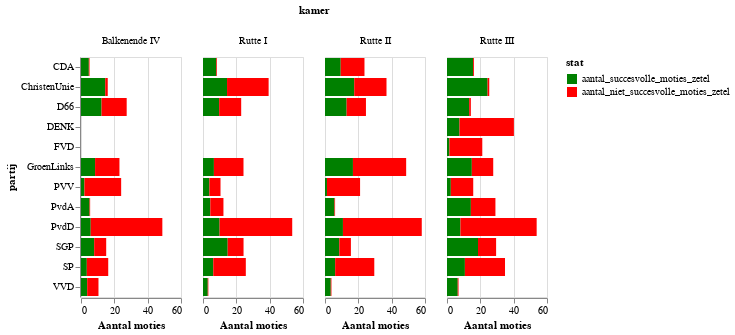

Notebook source saved alongside this figure:
### Markdown cell above
Over deze visualisatie ben ik erg tevreden. Het geeft in een oogopslag weer hoe succesvol partijen zijn geweest gedurende de jaren. Je ziet bijvoorbeeld de PVV, PvdD en SP als partijen met veel moties, maar weinig succesvolle. Hoewel de sommige partijen hiervan goede ideeen hebben, zijn ze in elk geval niet succesvol in ze door te voeren.

Bij de regeringspartijen is het opvallend hoe succesvol hun moties zijn. Waarschijnlijk omdat ze samen een meerderheid hebben en dus zo hun moties geaccepteerd krijgen.

### Code cell
# hide_input
chart = alt.Chart(party_perf).mark_bar().encode(
    column='kamer',
    x='value:Q',
    y='partij',
    color=alt.Color('stat',
                scale=alt.Scale(
        domain=['aantal_succesvolle_moties_zetel','aantal_niet_succesvolle_moties_zetel'],
        range=['green', 'red']))
).properties(width=100).transform_filter(alt.FieldOneOfPredicate(field='stat', oneOf=['aantal_succesvolle_moties_zetel','aantal_niet_succesvolle_moties_zetel']))
chart.encoding.x.title = 'Aantal moties'
chart

### Figure 1 — Vega-Lite specification as saved in the notebook (floating-point values rounded to 4 significant figures; data arrays with more than 128 entries replaced by an {"elided": "..."} marker saying what was removed)
{"config": {"view": {"continuousWidth": 400, "continuousHeight": 300}}, "data": {"name": "data-3ce1d689973c82eb32c535a1631ba0ab"}, "mark": "bar", "encoding": {"color": {"type": "nominal", "field": "stat", "scale": {"domain": ["aantal_succesvolle_moties_zetel", "aantal_niet_succesvolle_moties_zetel"], "range": ["green", "red"]}}, "column": {"type": "nominal", "field": "kamer"}, "x": {"type": "quantitative", "field": "value", "title": "Aantal moties"}, "y": {"type": "nominal", "field": "partij"}}, "transform": [{"filter": {"field": "stat", "oneOf": ["aantal_succesvolle_moties_zetel", "aantal_niet_succesvolle_moties_zetel"]}}], "width": 100, "$schema": "https://vega.github.io/schema/vega-lite/v4.8.1.json", "datasets": {"data-3ce1d689973c82eb32c535a1631ba0ab": {"elided": "336 records"}}}
